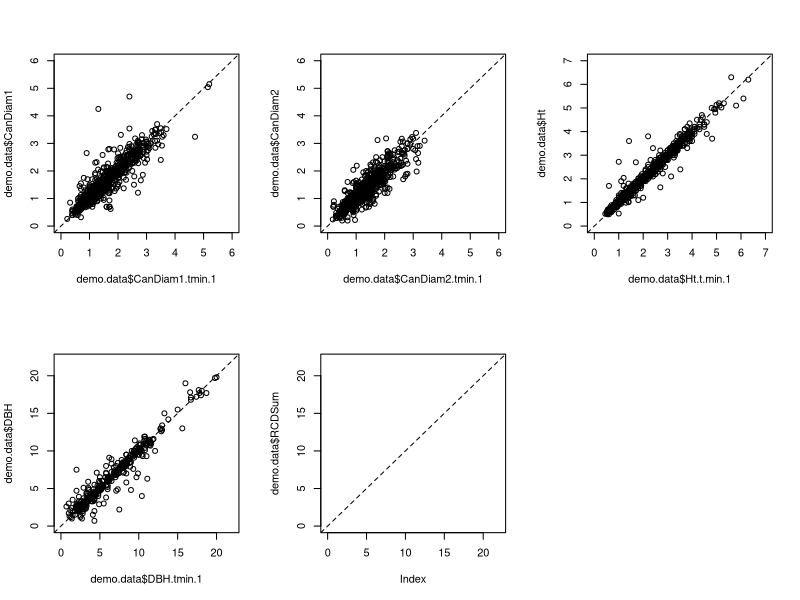

Recreate this plot in R. (Note: this script raises an error after producing the figure.)
library(tidyverse)
library(cowplot)

## load demo data
demo.data <- read.csv("cleaned_demo_data.csv")

# remove outlier (** just removing entire tree's row for now)
demo.data <- demo.data[-which(demo.data$CanDiam2==22.40),]

# ------ count sample size and years available ----

## height
# samples
dim(demo.data[which(demo.data$Ht>0&demo.data$Ht.t.min.1>0),])[1]
# years
length(unique(demo.data[which(demo.data$Ht>0&demo.data$Ht.t.min.1>0),]$Year))

## DBH
# samples
dim(demo.data[which(demo.data$DBH>0&demo.data$DBH.tmin.1>0),])[1]
# years
length(unique(demo.data[which(demo.data$DBH>0&demo.data$DBH.tmin.1>0),]$Year))

## RCD
# samples
dim(demo.data[which(demo.data$RCDSum>0&demo.data$RCDSum.tmin.1>0),])[1]
# years
length(unique(demo.data[which(demo.data$RCDSum>0&demo.data$RCDSum.tmin.1>0),]$Year))

## CanDiam1
# samples
dim(demo.data[which(demo.data$CanDiam1>0&demo.data$CanDiam1.tmin.1>0),])[1]
# years
length(unique(demo.data[which(demo.data$CanDiam1>0&demo.data$CanDiam1.tmin.1>0),]$Year))

## CanDiam1
# samples
dim(demo.data[which(demo.data$CanDiam2>0&demo.data$CanDiam2.tmin.1>0),])[1]
# years
length(unique(demo.data[which(demo.data$CanDiam2>0&demo.data$CanDiam2.tmin.1>0),]$Year))

# ----- Exploratory plotting ---------

# plot size t and size t-1 (all size variables, years combined)
par(mfrow=c(2,3))
plot(demo.data$CanDiam1.tmin.1, demo.data$CanDiam1, ylim = c(0,6), xlim = c(0,6))
abline(0, 1, lty = 2)
plot(demo.data$CanDiam2.tmin.1, demo.data$CanDiam2, ylim = c(0,6), xlim = c(0,6))
abline(0, 1, lty = 2)
plot(demo.data$Ht.t.min.1, demo.data$Ht, ylim = c(0,7), xlim = c(0,7))
abline(0, 1, lty = 2)
plot(demo.data$DBH.tmin.1, demo.data$DBH, ylim = c(0,22), xlim = c(0,22))
abline(0, 1, lty = 2)
plot(demo.data$RCDSum.tmin.1, demo.data$RCDSum, ylim = c(0,22), xlim = c(0,22))
abline(0, 1, lty = 2)

# ------- Plot by year ---------------

## Growth - size at as a function of size tmin1, by year
plot_grid(
  
  demo.data %>% 
    # filter to at least remove 2012 and 2021 for a lack of previous year data, but other years may have too little data to be useful too
    filter(Year != 2012 & Year != 2021) %>%
    ggplot(aes(x = CanDiam1.tmin.1, y = CanDiam1)) + 
    geom_point() + 
    geom_abline() +
    geom_smooth(method = "lm") +
    facet_wrap(vars(Year), nrow = 8) +
    theme_bw(),
  
  demo.data %>% 
    # filter to at least remove 2012 and 2021 for a lack of previous year data, but other years may have too little data to be useful too
    filter(Year != 2012 & Year != 2021) %>%
    filter(RCDSum != 806) %>% # remove what appear to be dataentry error size
    ggplot(aes(x = RCDSum, y = RCDSum.tmin.1)) + 
    geom_point() + 
    geom_abline() +
    geom_smooth(method = "lm") +
    facet_wrap(vars(Year), nrow = 8) +
    theme_bw(),
  
  demo.data %>% 
    # filter to at least remove 2012 and 2021 for a lack of previous year data, but other years may have too little data to be useful too
    filter(Year != 2012 & Year != 2021) %>%
    ggplot(aes(x = Ht.t.min.1, y = Ht)) + 
    geom_point() + 
    geom_abline() +
    geom_smooth(method = "lm") +
    facet_wrap(vars(Year), nrow = 8) +
    theme_bw(),
  
  demo.data %>% 
    # filter to at least remove 2012 and 2021 for a lack of previous year data, but other years may have too little data to be useful too
    filter(Year != 2012 & Year != 2021) %>%
    ggplot(aes(x = DBH.tmin.1, y = DBH)) + 
    geom_point() + 
    geom_abline() +
    geom_smooth(method = "lm") +
    facet_wrap(vars(Year), nrow = 8) +
    theme_bw(),
  
  ncol = 4
)

# height, years overlayed
demo.data %>% 
  # filter to at least remove 2012 and 2021 for a lack of previous year data, but other years may have too little data to be useful too
  filter(Year != 2012 & Year <= 2018) %>%
  ggplot(aes(x = Ht.t.min.1, y = Ht)) + 
  geom_point(aes(col = as.factor(Year))) + 
  geom_smooth(aes(col = as.factor(Year)), method = "lm") +
  theme_bw()

## survival - survival as a function of size, by year
plot_grid(
  demo.data %>% 
    # filter to at least remove 2012 and 2021 for a lack of previous year data, but other years may have too little data to be useful too
    filter(Year != 2012 & Year != 2021) %>%
    ggplot(aes(x = CanDiam1.tmin.1, y = Alive)) + 
    geom_point() + 
    geom_smooth(method = "glm", method.args = list(family = "binomial")) +
    facet_wrap(vars(Year), nrow = 8) +
    theme_bw(),
  
  demo.data %>% 
    # filter to at least remove 2012 and 2021 for a lack of previous year data, but other years may have too little data to be useful too
    filter(Year != 2012 & Year != 2021) %>%
    filter(RCDSum != 806) %>% # remove what appear to be dataentry error size
    ggplot(aes(x = RCDSum, y = Alive)) +
    geom_point() + 
    geom_smooth(method = "glm", method.args = list(family = "binomial")) +
    facet_wrap(vars(Year), nrow = 8) +
    theme_bw(),
  
  demo.data %>% 
    # filter to at least remove 2012 and 2021 for a lack of previous year data, but other years may have too little data to be useful too
    filter(Year != 2012 & Year != 2021) %>%
    ggplot(aes(x = Ht.t.min.1, y = Alive)) + 
    geom_point() + 
    geom_smooth(method = "glm", method.args = list(family = "binomial")) +
    facet_wrap(vars(Year), nrow = 8) +
    theme_bw(),

  demo.data %>% 
    # filter to at least remove 2012 and 2021 for a lack of previous year data, but other years may have too little data to be useful too
    filter(Year != 2012 & Year != 2021) %>%
    ggplot(aes(x = DBH.tmin.1, y = Alive)) + 
    geom_point() + 
    geom_smooth(method = "glm", method.args = list(family = "binomial")) +
    facet_wrap(vars(Year), nrow = 8) +
    theme_bw(),

  ncol = 4

)
